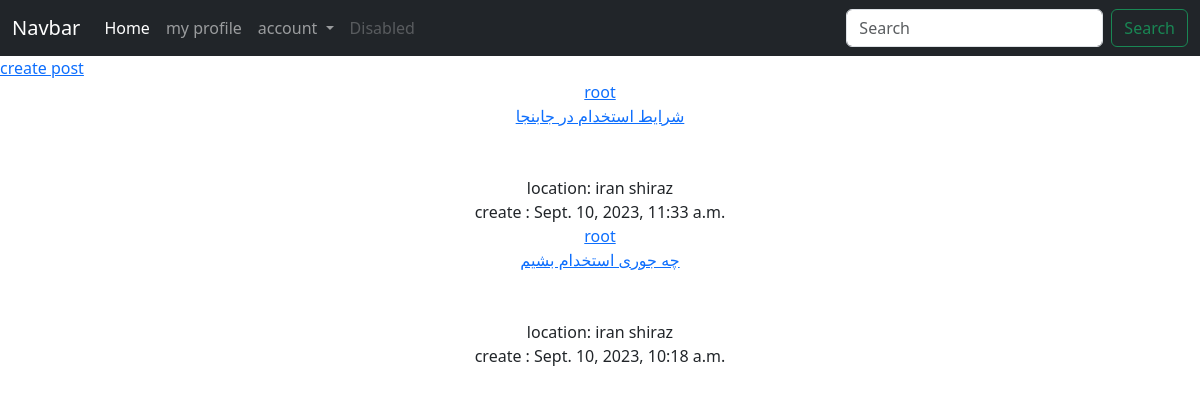
/ (signed in), run on the app's committed database.
### post/models.py (models this page shows, shortened)
class PostModel(CreateModel, UpdateModel):
    user = models.ForeignKey(User, on_delete=models.DO_NOTHING, related_name='posts')
    body = models.TextField(help_text='Please write caption')
    image = models.ImageField(upload_to='posts',blank=True, null=True, help_text='Please upload your image')
    video = models.FileField(upload_to='post/video', blank=True, null=True, help_text='please upload your video')
    location = models.CharField(max_length=730, blank=True, null=True,
                                help_text='You can write the location of this post')
    slug = models.SlugField(max_length=30)
    def get_absolute_url(self):
        return reverse("post:post_details", args=(self.id, self.slug))
    class StatusPost(models.Model):
        class StatusPosts(models.TextChoices):
            Published = 'pb', 'published'
            Rejected = 'rg', 'rejected'
        choose_status = models.CharField(
            max_length=2,
            choices=StatusPosts.choices,
            default=StatusPosts.Published
        )
    class Meta:
        verbose_name = _('post')
        verbose_name_plural = _('posts')
        db_table = 'post-model'
        ordering = ('-create_at', 'body', )

### accounts/models.py (models this page shows, shortened)
class User(AbstractBaseUser, CreateModel, UpdateModel):
    username = models.CharField(_("Username"), max_length=100, unique=True)
    email = models.EmailField(_("Email"), max_length=255, unique=True)
    full_name = models.CharField(_("Full name"), max_length=255)
    mobile_phone = models.CharField(_("Mobile"), max_length=11, unique=True)
    birthday = models.DateField(_("Birthday"), auto_now=timezone.now())
    profile_image = models.ImageField(_("Profile"), upload_to = 'images/profile')
    banner_image = models.ImageField(_("Profile"), upload_to = 'images/banner_profile')
    is_admin = models.BooleanField(_("is admin"), default=False)
    is_active = models.BooleanField(_("is active"), default=True)
    is_superuser = models.BooleanField(_("is superuser"), default=False)
    gender = (
        ('male', 'male'),
        ('female', 'female'),
    )
    gender_choose = models.CharField(_("Gender"), max_length=6, choices=gender)
    USERNAME_FIELD = "email"
    REQUIRED_FIELDS = ['mobile_phone', 'full_name', 'username']
    objects = MyManager()
    def __str__(self) :
        return self.username
    class Meta:
        verbose_name = _("user")
        verbose_name_plural = _("users")
        db_table = "users-model"

### post/views.py (the view)
# urls.py: path("", views.HomeView.as_view(), name='home'),
class HomeView(View):
    template_name = 'post/home.html'
    def get(self, request):
        post = PostModel.objects.all()
        return render(request, self.template_name, {'post': post})

### post/templates/post/home.html (shortened to what this page needs)
{% extends 'base.html' %}
{% block content %}
    {% if request.user.is_authenticated %}
        <a href='{% url "post:post_create" request.user.id %}'>create post</a>
    {% endif %}
    <section class='text-center'>
        {% for posts in post  %}
                <a href='{% url 'accounts:profile' posts.user.id %}'> {{ posts.user }} </a> </br>
                <a href='{{ posts.get_absolute_url }}'>{{ posts.body }}</a> </br>
                location: {{ posts.location }} </br>
                create : {{ posts.create_at }} </br>
        {% endfor %}
    </section>
{% endblock  %}

### data on the page
PostModel: user "root", body "شرایط استخدام در جابنجا", location "iran shiraz", create_at "Sept. 10, 2023, 11:33 a.m."
PostModel: user "root", body "چه جوری استخدام بشیم", location "iran shiraz", create_at "Sept. 10, 2023, 10:18 a.m."
